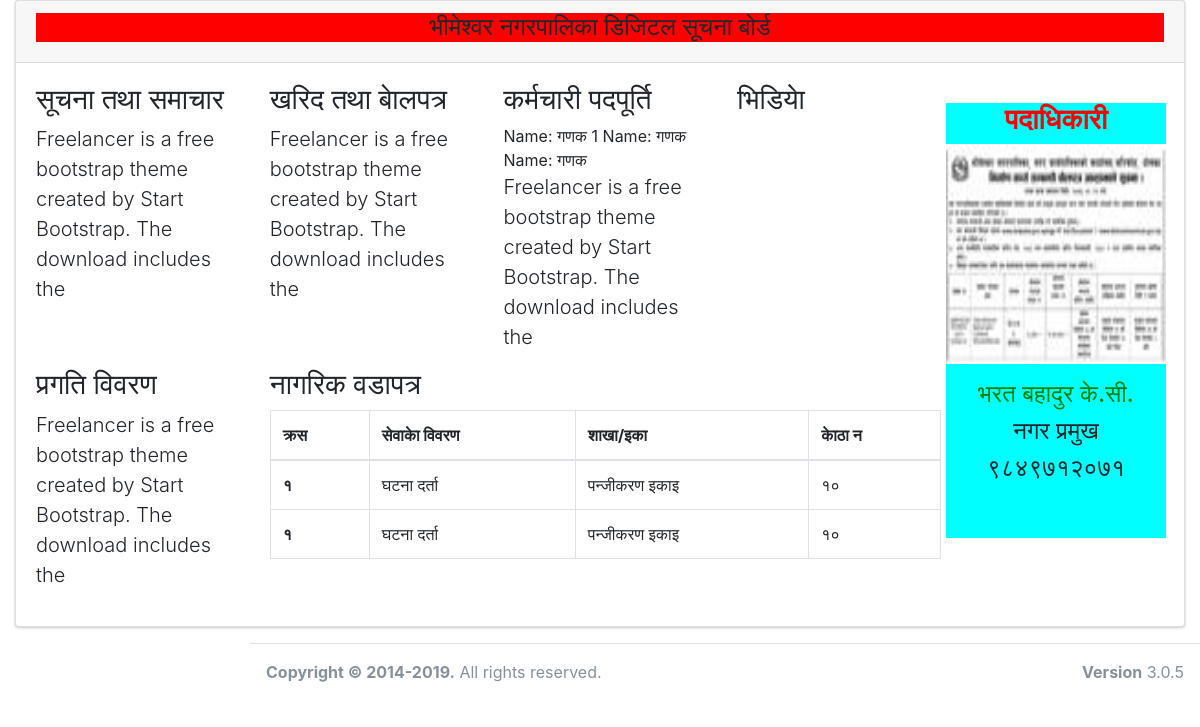
Before: /data/list with the older database file.
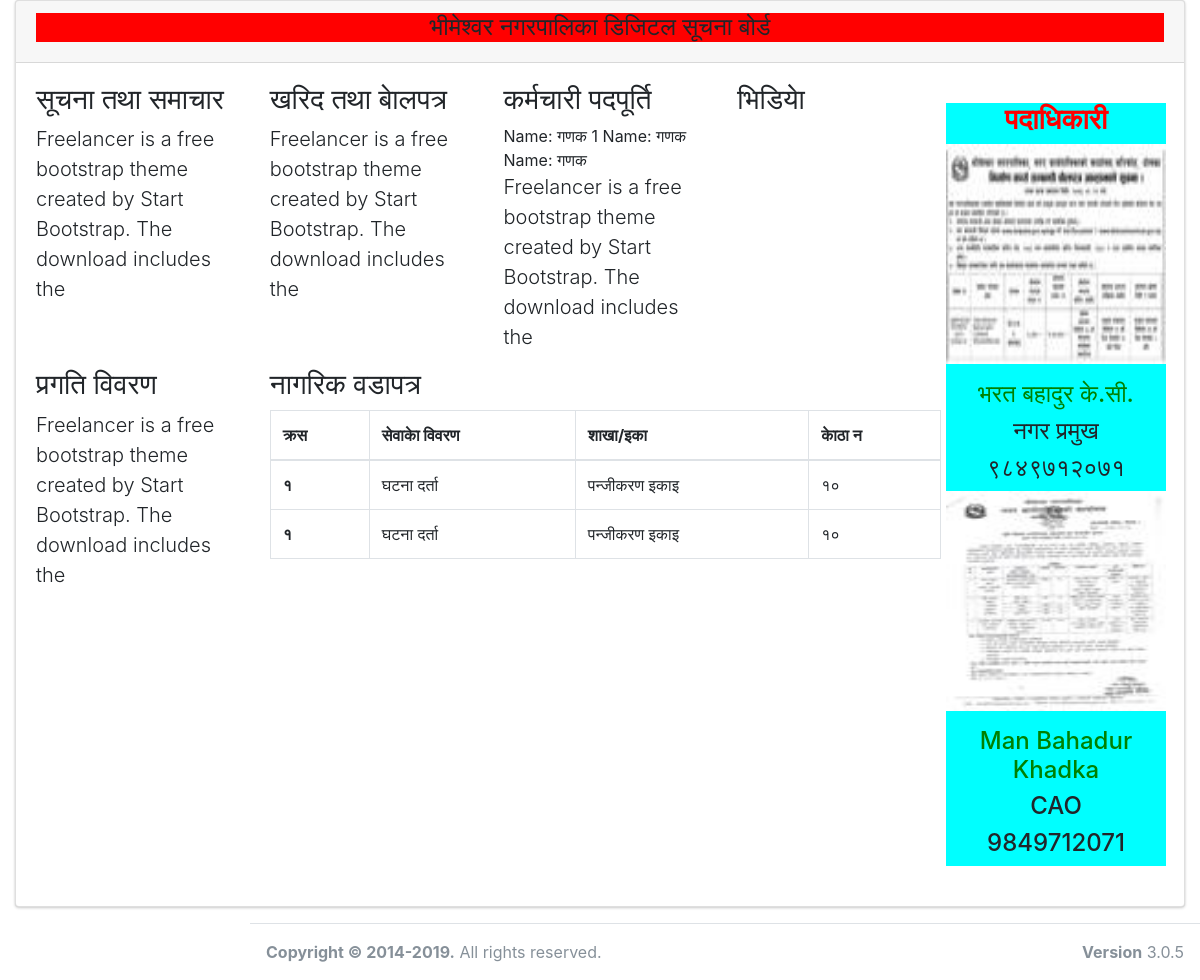
After: the same page with the newer database file.
### screendisplay/models.py (models this page shows, shortened)
class Vacancy(models.Model):
    vacancy_title = models.CharField(max_length=500, verbose_name="सूचना")
    date_posted = models.DateTimeField(default=timezone.now)
    created_by = models.ForeignKey(User, on_delete=models.CASCADE)
    vacancy_image = models.ImageField(upload_to='vacancy_uploaded_image', verbose_name="कागजातहरु")
    vacancy_published_status = models.BooleanField(verbose_name="स्थिति", default=1)
    vacancy_website_link = models.CharField(max_length=500, null=True, verbose_name="वेवसाइटको लिंक")

class Official(models.Model):
    official_name = models.CharField(max_length=150, verbose_name="नाम थर")
    official_designation = models.CharField(max_length=50, verbose_name="पद")
    official_phoneno = models.CharField(max_length=10, verbose_name="फोन नं")
    official_roomno = models.CharField(max_length=3, verbose_name="कोठा नं.")
    official_published_status = models.BooleanField(default=1, verbose_name="स्थिति")
    official_image = models.ImageField(upload_to='official_uploaded_image', verbose_name="फोटो")
    date_posted = models.DateTimeField(default=timezone.now)
    created_by = models.ForeignKey(User, on_delete=models.CASCADE)

### screendisplay/views.py (the view)
# urls.py: path('data/list', AlldisplaydataListView.as_view(), name='displaydata-home'),
class AlldisplaydataListView(ListView):
	template_name = 'screendisplay/data_list.html'
	queryset = Vacancy.objects.all()
	def get_context_data(self, **kwargs):
		context = super(AlldisplaydataListView, self).get_context_data(**kwargs)
		context['official_list'] = Official.objects.all()
		context['publicprocurement_list'] = PublicProcurement.objects.all()
		context['vacancy_list'] = self.queryset
		return context

### screendisplay/templates/screendisplay/data_list.html
{% extends "screendisplay/base.html" %}
{% block content %}
<div class="row">
    <div class="col-lg-3 ml-auto">
        <h3 class="block-header">सूचना तथा समाचार</h3>
        <p class="lead">Freelancer is a free bootstrap theme created by Start Bootstrap. The download includes the</p>
    </div>
    <div class="col-lg-3 ml-auto">
        <h3 class="block-header">खरिद तथा बाेलपत्र</h3>
        <p class="lead">Freelancer is a free bootstrap theme created by Start Bootstrap. The download includes the</p>
    </div>
    <div class="col-lg-3 ml-auto">
        <h3 class="block-header">कर्मचारी पदपूर्ति</h3>
        {% for vacancy in vacancy_list %}
        Name: {{ vacancy.vacancy_title }}
        {% endfor %}
        <p class="lead">Freelancer is a free bootstrap theme created by Start Bootstrap. The download includes the</p>
    </div>
    <div class="col-lg-3 ml-auto">
        <h3 class="block-header">भिडियाे</h3>
        <iframe width="230" height="130" src="https://www.youtube.com/embed/zuxzE7--RYM" frameborder="0"
                allow="accelerometer; autoplay; clipboard-write; encrypted-media; gyroscope; picture-in-picture"
                allowfullscreen></iframe>
    </div>
</div>
<div class="row">
    <div class="col-lg-3 ml-auto">
        <h3 class="block-header">प्रगति विवरण</h3>
        <p class="lead">Freelancer is a free bootstrap theme created by Start Bootstrap. The download includes the</p>
    </div>
    <div class="col-lg-9 ml-auto">
        <h3 class="block-header">नागरिक वडापत्र</h3>
        <table class="table table-bordered">
            <thead>
            <tr>
                <th scope="col">क्र‍स‍</th>
                <th scope="col">सेवाकाे विवरण</th>
                <th scope="col">शाखा/इका</th>
                <th scope="col">काेठा न‌‍</th>
            </tr>
            </thead>
            <tbody>
            <tr>
                <th scope="row">१</th>
                <td>घटना दर्ता</td>
                <td>पन्जीकरण इकाइ</td>
                <td>१०</td>
            </tr>
            <tr>
                <th scope="row">१</th>
                <td>घटना दर्ता</td>
                <td>पन्जीकरण इकाइ</td>
                <td>१०</td>
            </tr>
            </tbody>
        </table>
    </div>
</div>
{% endblock content %}
{% block content2 %}
<div class="row">
    <div class="official-block">
        <h3 class="block-header" style="color:red; text-align:center; font-weight:bold">पदाधिकारी</h3>
        {% for official in official_list %}
        <div class="official-head">
            <p class="aligncenter">
                <img src="{{ official.official_image.url }}" border="4" width="220" height="220" alt="Officials image"/>
            </p>
            <h4 class="official-name" style="text-align: center">{{ official.official_name }} </h4>
            <h4 class="official-title" style="text-align: center"> {{ official.official_designation }} </h4>
            <h4 class="official-phoneno" style="text-align: center"> {{ official.official_phoneno }} </h4>
        </div>
        {% endfor %}
    </div>
</div>
{% endblock content2 %}

Changed rows visible on the page:
added Official: official_image (picture), official_name "Man Bahadur Khadka", official_designation "CAO", official_phoneno "9849712071"
